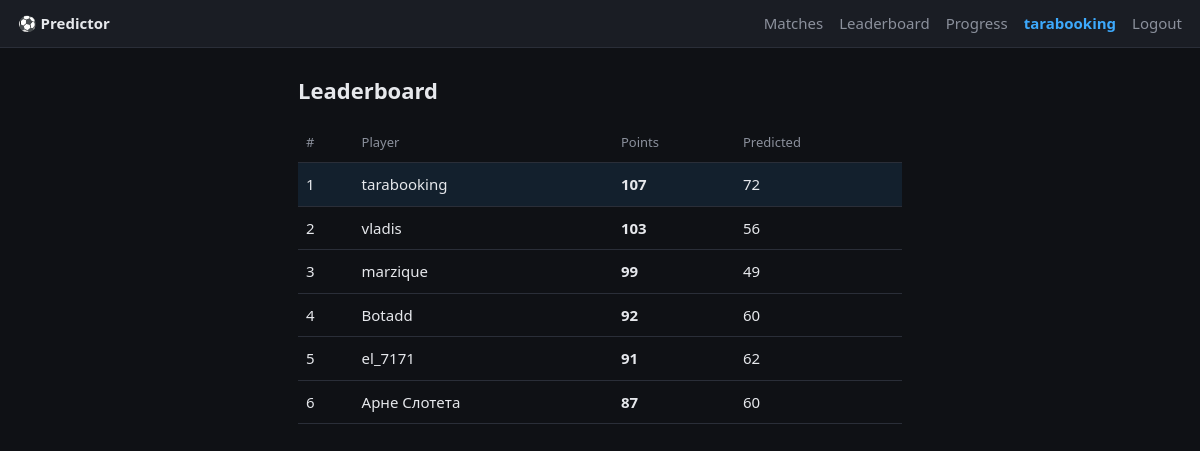
Page /leaderboard (signed in) on the committed database.
### tables this page shows
CREATE TABLE users (
    id            INTEGER PRIMARY KEY AUTOINCREMENT,
    username      TEXT UNIQUE NOT NULL,
    password_hash TEXT NOT NULL,
    created_at    TEXT NOT NULL
);

### app.py (the view)
@app.get("/leaderboard", response_class=HTMLResponse)
async def leaderboard(request: Request):
    user = current_user(request)
    if not user:
        return RedirectResponse("/login", status_code=302)
    with connect() as conn:
        rows = fetch_leaderboard(conn)
    return render(request, "leaderboard.html", {"user": user, "rows": rows})

### templates/leaderboard.html (shortened to what this page needs)
{% extends "base.html" %}
{% block content %}
<h1>Leaderboard</h1>
<table class="board">
  <thead><tr><th>#</th><th>Player</th><th>Points</th><th>Predicted</th></tr></thead>
  <tbody>
  {% for r in rows %}
    <tr class="{{ 'me-row' if r['username'] == user['username'] else '' }}">
      <td>{{ loop.index }}</td>
      <td>{{ r["username"] }}</td>
      <td><b>{{ r["total"] }}</b></td>
      <td>{{ r["played"] }}</td>
    </tr>
  {% endfor %}
  </tbody>
</table>
{% endblock %}

### templates/base.html (shortened to what this page needs)
<!doctype html>
<html lang="en">
<head>
  <link rel="stylesheet" href="/static/style.css">
</head>
<body>
  <header>
    <a href="/" class="brand">⚽ Predictor</a>
    {% if user %}
    <nav>
      <a href="/">Matches</a>
      <a href="/leaderboard">Leaderboard</a>
      <a href="/progress">Progress</a>
      <span class="me">{{ user["username"] }}</span>
      <a href="/logout">Logout</a>
    </nav>
    {% endif %}
  </header>
  <main class="{% block main_class %}{% endblock %}">
    {% block content %}{% endblock %}
  </main>
</body>
</html>

### static/style.css (style rules this page uses)
:root { --bg: #0f1115; --card: #1a1d24; --line: #2a2e38; --fg: #e6e8ec; --muted: #8b909c; --accent: #3da9fc; --good: #4caf50; }
* { box-sizing: border-box; }
body { margin: 0; background: var(--bg); color: var(--fg); font: 15px/1.5 system-ui, -apple-system, Segoe UI, Roboto, sans-serif; }
header { display: flex; align-items: center; gap: 16px; padding: 12px 18px; border-bottom: 1px solid var(--line); background: var(--card); position: sticky; top: 0; z-index: 10; }
.brand { font-weight: 700; color: var(--fg); text-decoration: none; }
nav { margin-left: auto; display: flex; align-items: center; gap: 16px; }
nav a { color: var(--muted); text-decoration: none; }
nav .me { color: var(--accent); font-weight: 600; }
main { max-width: 640px; margin: 0 auto; padding: 18px; }
h1 { font-size: 22px; margin: 8px 0 16px; }
.board { width: 100%; border-collapse: collapse; }
.board th, .board td { text-align: left; padding: 10px 8px; border-bottom: 1px solid var(--line); }
.board th { color: var(--muted); font-weight: 500; font-size: 13px; }
.board .me-row { background: rgba(61, 169, 252, 0.10); }

### rows in the picture
users: username "tarabooking", total "107", played "72"
users: username "vladis", total "103", played "56"
users: username "marzique", total "99", played "49"
users: username "Botadd", total "92", played "60"
users: username "el_7171", total "91", played "62"
users: username "Арне Слотета", total "87", played "60"
